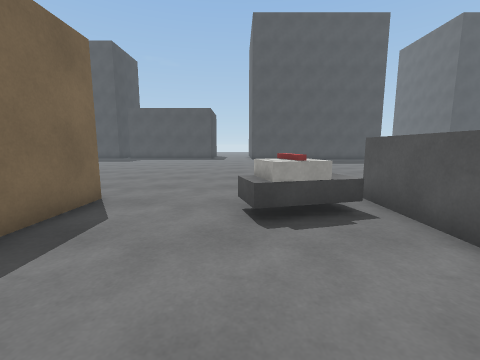
view 1 (above)

24 first-person views from a walk through a Unity game level. The camera is 1.2 m above the floor, tilts 8° down and sees 90° across. The floor is counted in squares, 1 m on a side. Each view is taken from the middle of a square. On the plan, view 1 faces up. The plan holds only what a view shows up to about 12 squares ahead; the rest is blank. The place goes on beyond the plan. Some animated figures are left out. Surface patterns are stand-ins for the level's own textures.

view 2
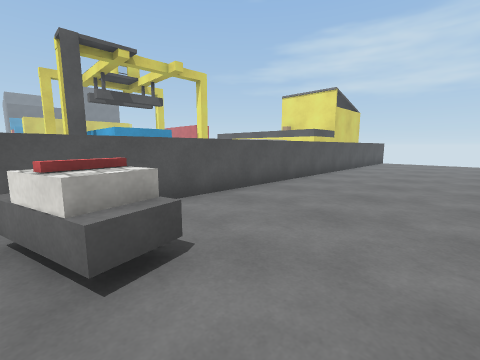

view 3
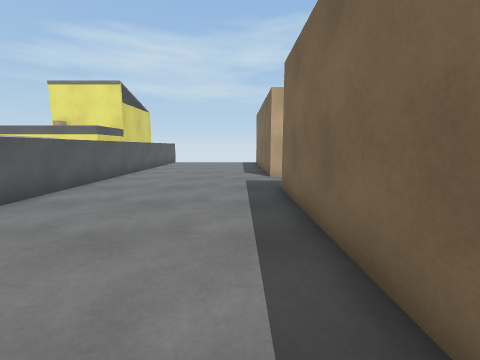

view 4
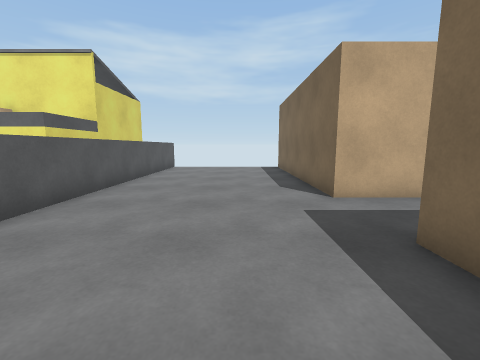

view 5
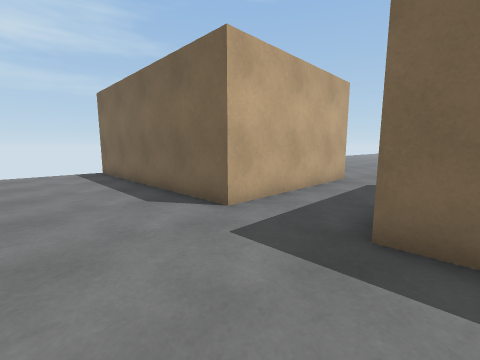

view 6
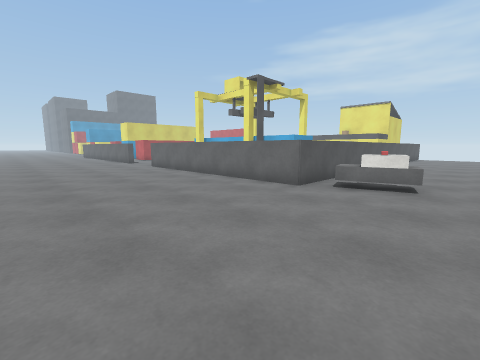

view 7
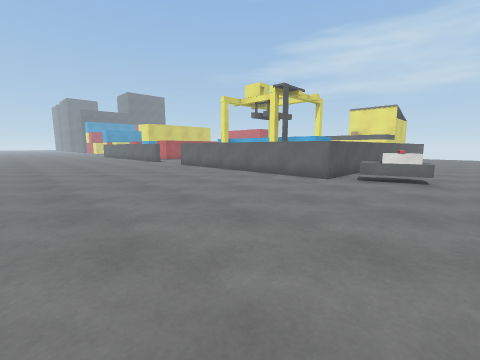

view 8
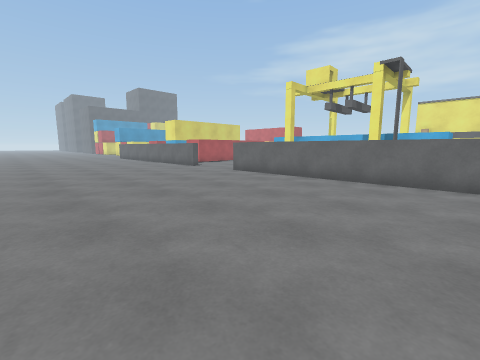

view 9
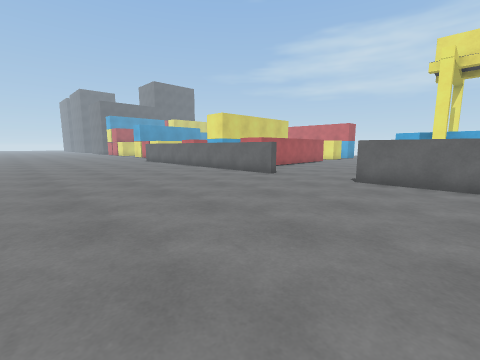

view 10
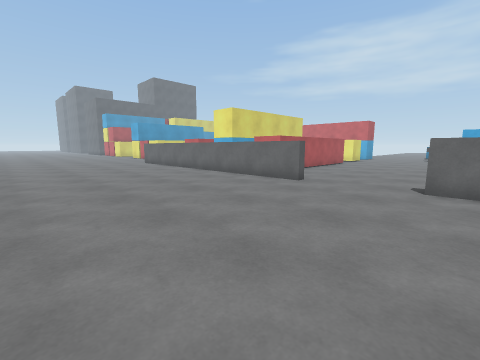

view 11
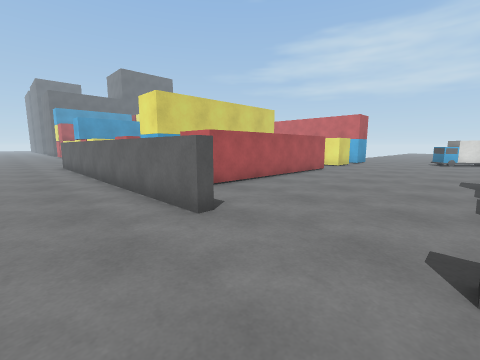

view 12
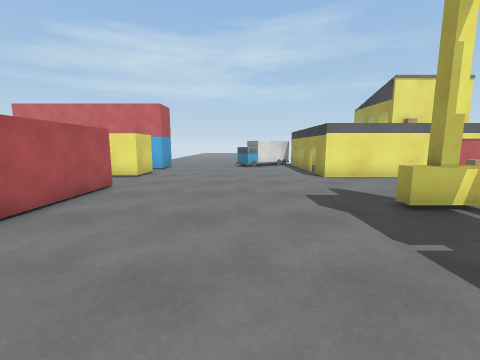

view 13
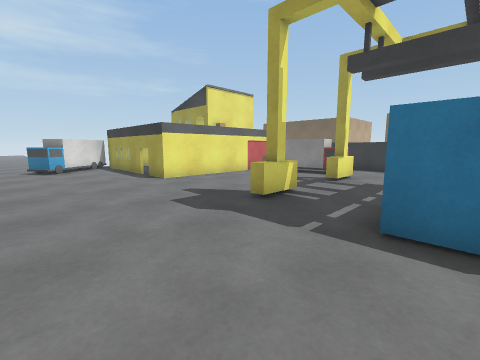

view 14
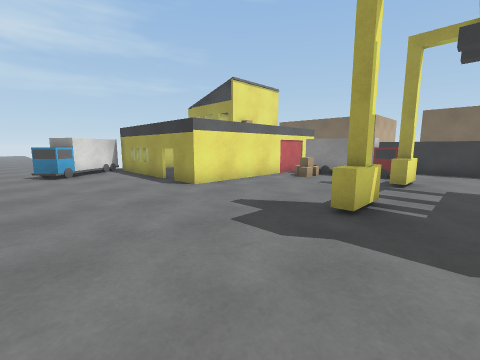

view 15
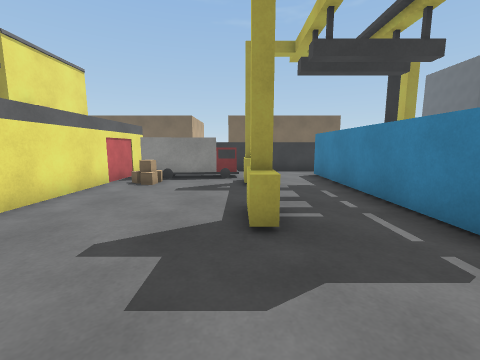

view 16
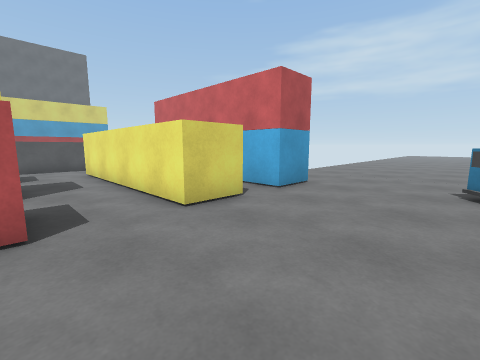

view 17
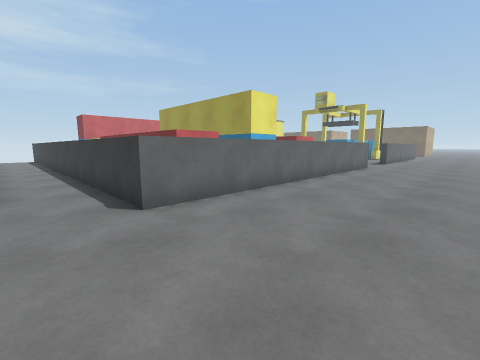

view 18
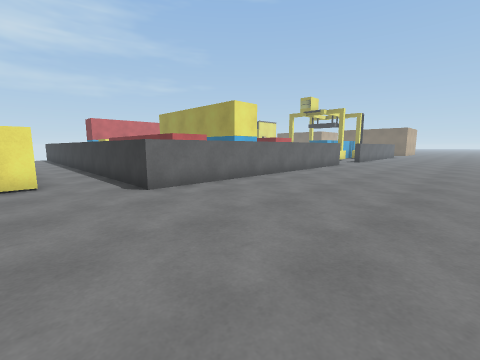

view 19
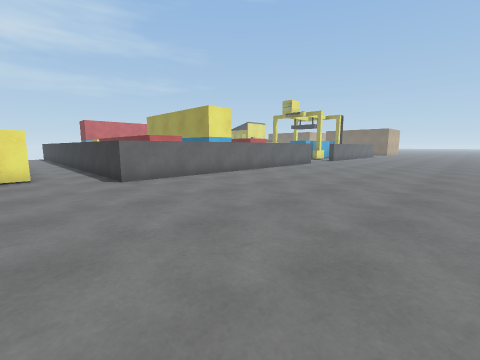

view 20
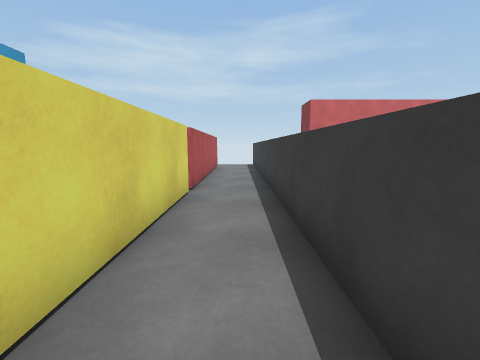

view 21
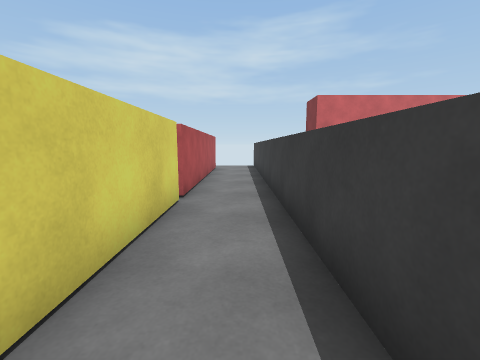

view 22
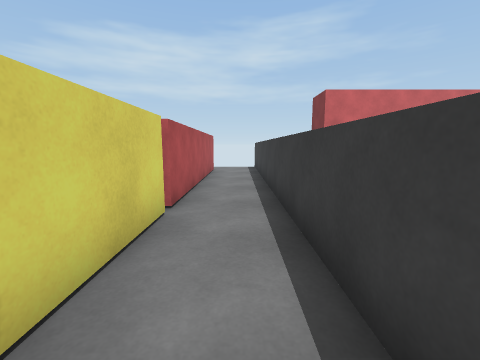

view 23
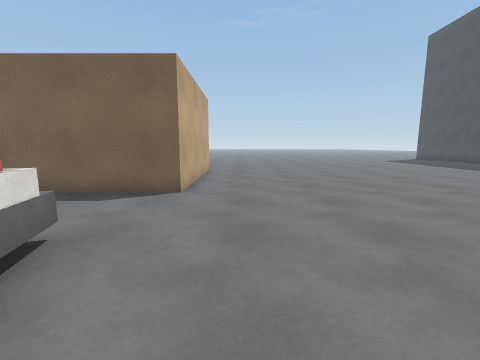

view 24
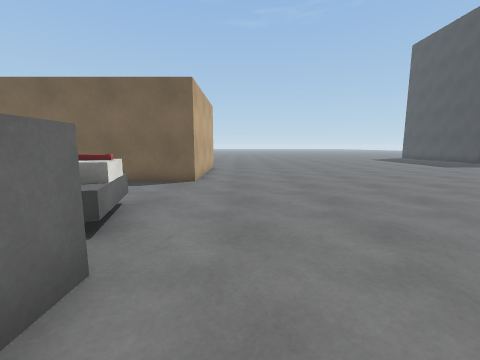

### Floor plan
Points are (right, up) in squares from view 1. A wall is a line through its corners. A room is listed if a view was taken in it or the views show most of it. See-through windows are left out.
Room 1 (views 1, 2, 3, 4, 5)
walls: (0.8, 4.3) (0.7, 4.8); (-8.5, -5.5) (-3.2, -5.5) (-3.2, -11.5); (-3.2, 5.6) (-3.2, -2.9); (2.9, -11.5) (2.9, 5.6)
low walls: (0.2, 3.6) (0, 4.6); (2.3, 4.2) (1.4, 4)
ways out: opening at (-1.5, 4.5) to room 2; opening at (2, 5) to room 2
objects: block (1, 4)
Room 2 (views 6, 7, 8, 9, 10, 11, 12, 13, 14, 15, 16, 17, 18, 19, 20, 21, 22, 23, 24)
walls: (16.5, 5.1) (16.5, 5.6) (29.1, 5.6) (29.1, -11.5); (12.5, 2.1) (12.5, 1.1); (12, 1.1) (4.9, 1.1) (4.9, 2.8) (12.5, 2.8); (6.3, 3) (6.3, 3.6); (11.2, -1.4) (11.2, -1.9); (10.2, -1.5) (11.7, -1.5); (11.7, -1.9) (10.5, -1.9); (7.2, -1.4) (7.2, -1.9); (6.6, -1.5) (7.8, -1.5); (2.9, 5.6) (13, 5.6); (3.2, 1.8) (3.2, -3.5); (18.8, -4.2) (18.8, 3.5); (0, 4.6) (2, 5.2); (4.1, -6.4) (11.7, -6.4) (11.7, -11.5); (19.1, -8.3) (19.1, -6.5); (31.2, 3.5) (32.1, 3.5); (19.1, -11.4) (19.1, -9.7); (31.3, -4.2) (31.3, 0.8); (-8.5, 5.6) (-3.2, 5.6); (31.3, -11.4) (31.3, -4.5)
low walls: (11.7, -1.5) (11.7, -1.9); (7.8, -1.5) (7.8, -1.9)
ways out: opening at (-1.5, 4.5) to room 1; opening at (2, 5) to room 1; opening at (19, -9); opening at (19.5, -5.5); gap at (4, -6)
objects: truck (5, -6) to (6, -2); truck (14, -11) to (15, -11)

Where each view was taken, in squares from view 1:
view 1: 0 up, 0 right, facing up
view 2: 5 up, 2 left, facing down-right
view 3: 4 up, 2 left, facing down
view 4: 0 up, 1 left, facing down
view 5: 2 down, 0 right, facing down-left
view 6: 12 up, 1 left, facing down-right
view 7: 14 up, 1 left, facing down-right
view 8: 14 up, 4 right, facing down-right
view 9: 14 up, 10 right, facing down-right
view 10: 13 up, 12 right, facing down-right
view 11: 8 up, 13 right, facing down-right
view 12: 3 up, 15 right, facing down
view 13: 2 up, 16 right, facing down-left
view 14: 0 up, 16 right, facing down-left
view 15: 2 down, 15 right, facing left
view 16: 4 down, 15 right, facing down-right
view 17: 10 up, 31 right, facing down-left
view 18: 12 up, 32 right, facing down-left
view 19: 14 up, 32 right, facing down-left
view 20: 2 up, 30 right, facing down
view 21: 1 up, 30 right, facing down
view 22: 0 up, 30 right, facing down
view 23: 7 up, 3 right, facing left
view 24: 7 up, 5 right, facing left
